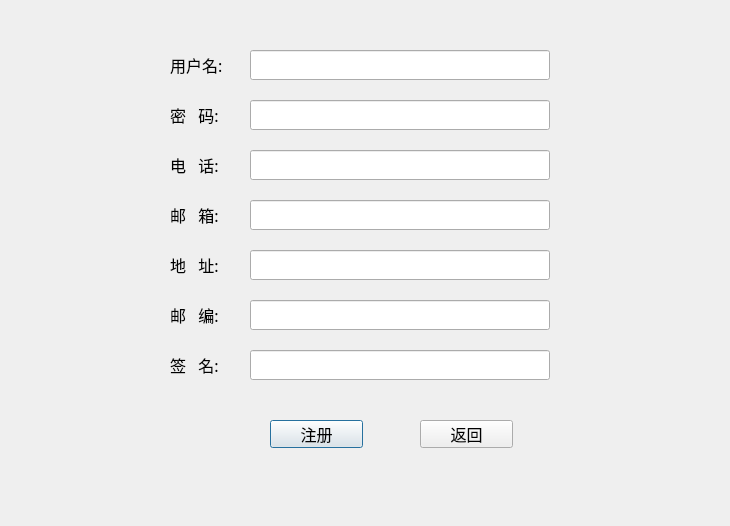
<?xml version="1.0" encoding="UTF-8"?>
<ui version="4.0">
 <class>registerui</class>
 <widget class="QDialog" name="registerui">
  <property name="geometry">
   <rect>
    <x>0</x>
    <y>0</y>
    <width>730</width>
    <height>526</height>
   </rect>
  </property>
  <property name="windowTitle">
   <string>车牌识别系统</string>
  </property>
  <widget class="QLineEdit" name="username">
   <property name="geometry">
    <rect>
     <x>250</x>
     <y>50</y>
     <width>300</width>
     <height>30</height>
    </rect>
   </property>
  </widget>
  <widget class="QLabel" name="label">
   <property name="geometry">
    <rect>
     <x>170</x>
     <y>50</y>
     <width>70</width>
     <height>30</height>
    </rect>
   </property>
   <property name="font">
    <font>
     <family>微软雅黑</family>
     <pointsize>12</pointsize>
    </font>
   </property>
   <property name="text">
    <string>用户名:</string>
   </property>
  </widget>
  <widget class="QLineEdit" name="password">
   <property name="geometry">
    <rect>
     <x>250</x>
     <y>100</y>
     <width>300</width>
     <height>30</height>
    </rect>
   </property>
  </widget>
  <widget class="QLabel" name="label_2">
   <property name="geometry">
    <rect>
     <x>170</x>
     <y>100</y>
     <width>70</width>
     <height>30</height>
    </rect>
   </property>
   <property name="font">
    <font>
     <family>微软雅黑</family>
     <pointsize>12</pointsize>
    </font>
   </property>
   <property name="text">
    <string>密   码:</string>
   </property>
  </widget>
  <widget class="QLineEdit" name="lineEdit_3">
   <property name="geometry">
    <rect>
     <x>250</x>
     <y>150</y>
     <width>300</width>
     <height>30</height>
    </rect>
   </property>
  </widget>
  <widget class="QLabel" name="label_3">
   <property name="geometry">
    <rect>
     <x>170</x>
     <y>150</y>
     <width>70</width>
     <height>30</height>
    </rect>
   </property>
   <property name="font">
    <font>
     <family>微软雅黑</family>
     <pointsize>12</pointsize>
    </font>
   </property>
   <property name="text">
    <string>电   话:</string>
   </property>
  </widget>
  <widget class="QLineEdit" name="lineEdit_4">
   <property name="geometry">
    <rect>
     <x>250</x>
     <y>200</y>
     <width>300</width>
     <height>30</height>
    </rect>
   </property>
  </widget>
  <widget class="QLabel" name="label_4">
   <property name="geometry">
    <rect>
     <x>170</x>
     <y>200</y>
     <width>70</width>
     <height>30</height>
    </rect>
   </property>
   <property name="font">
    <font>
     <family>微软雅黑</family>
     <pointsize>12</pointsize>
    </font>
   </property>
   <property name="text">
    <string>邮   箱:</string>
   </property>
  </widget>
  <widget class="QLabel" name="label_5">
   <property name="geometry">
    <rect>
     <x>170</x>
     <y>250</y>
     <width>70</width>
     <height>30</height>
    </rect>
   </property>
   <property name="font">
    <font>
     <family>微软雅黑</family>
     <pointsize>12</pointsize>
    </font>
   </property>
   <property name="text">
    <string>地   址:</string>
   </property>
  </widget>
  <widget class="QLineEdit" name="lineEdit_5">
   <property name="geometry">
    <rect>
     <x>250</x>
     <y>250</y>
     <width>300</width>
     <height>30</height>
    </rect>
   </property>
  </widget>
  <widget class="QLabel" name="label_6">
   <property name="geometry">
    <rect>
     <x>170</x>
     <y>300</y>
     <width>70</width>
     <height>30</height>
    </rect>
   </property>
   <property name="font">
    <font>
     <family>微软雅黑</family>
     <pointsize>12</pointsize>
    </font>
   </property>
   <property name="text">
    <string>邮   编:</string>
   </property>
  </widget>
  <widget class="QLineEdit" name="lineEdit_6">
   <property name="geometry">
    <rect>
     <x>250</x>
     <y>300</y>
     <width>300</width>
     <height>30</height>
    </rect>
   </property>
  </widget>
  <widget class="QLabel" name="label_7">
   <property name="geometry">
    <rect>
     <x>170</x>
     <y>350</y>
     <width>70</width>
     <height>30</height>
    </rect>
   </property>
   <property name="font">
    <font>
     <family>微软雅黑</family>
     <pointsize>12</pointsize>
    </font>
   </property>
   <property name="text">
    <string>签   名:</string>
   </property>
  </widget>
  <widget class="QLineEdit" name="lineEdit_7">
   <property name="geometry">
    <rect>
     <x>250</x>
     <y>350</y>
     <width>300</width>
     <height>30</height>
    </rect>
   </property>
  </widget>
  <widget class="QPushButton" name="registerbutton">
   <property name="geometry">
    <rect>
     <x>270</x>
     <y>420</y>
     <width>93</width>
     <height>28</height>
    </rect>
   </property>
   <property name="font">
    <font>
     <family>微软雅黑</family>
     <pointsize>12</pointsize>
    </font>
   </property>
   <property name="text">
    <string>注册</string>
   </property>
  </widget>
  <widget class="QPushButton" name="backbutton">
   <property name="geometry">
    <rect>
     <x>420</x>
     <y>420</y>
     <width>93</width>
     <height>28</height>
    </rect>
   </property>
   <property name="font">
    <font>
     <family>微软雅黑</family>
     <pointsize>12</pointsize>
    </font>
   </property>
   <property name="text">
    <string>返回</string>
   </property>
  </widget>
 </widget>
 <resources/>
 <connections/>
</ui>
